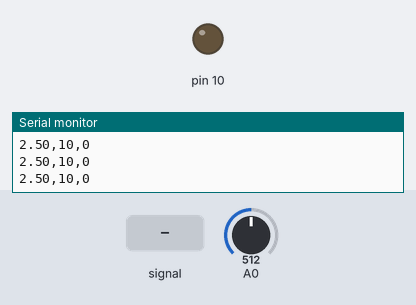
This sketch was run on a simulated Arduino Uno, built with avr-gcc and run on an emulated ATmega328P. On the bench: output pins drawn as LEDs (lit = HIGH), the last lines printed to the serial monitor. Inputs (shaded band) come from the test bench; at power-on: A0 = 512.

Above: at 1.2 s.
1.3 s: A0 fed a 2 Hz sine of ±306 counts around its level
At 1.8 s:
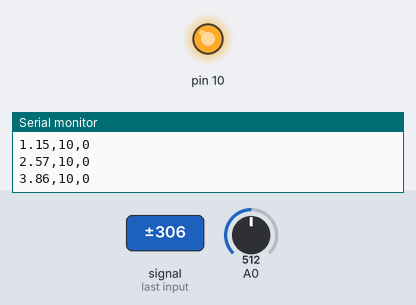
4.3 s: A0 set to 900
7.3 s: A0 set to 306
8.9 s: A0 set to 1010
At 9.08 s:
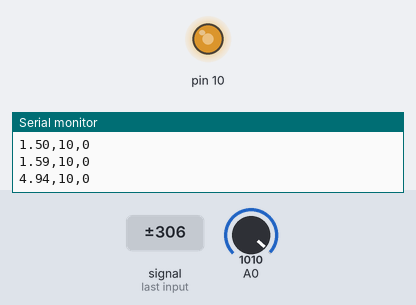
At 10.64 s:
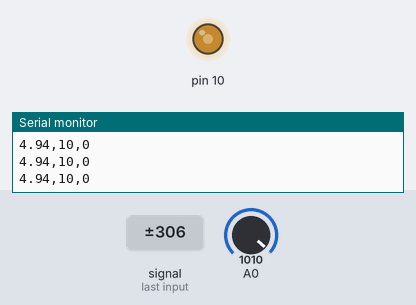
Timing chart, 0 to 12.9 s (numbered marks = the images above; inputs shaded):
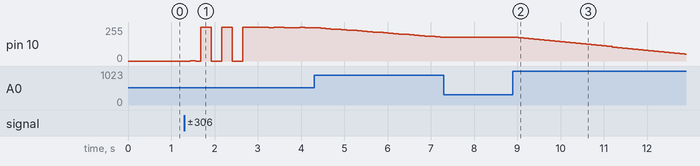

Measured:
- after the input at 1.3 s, pin 10: 0/255 → 2/255 after 0.14 s, → 0/255 0.12 s later, → 254/255 0.12 s later, → 0/255 0.24 s later, … (19 changes in this stretch)
- after the input at 8.9 s, pin 10: moves from 179/255 to 49/255 over 3.9 s, starting after 0.12 s

The sketch:

PID_Arduino.ino
```cpp
const float refcur = 2.5; //목표전압
const float Kp = 1; //비례게인
const float Ki = 0.1; //적분게인
const float Kd = 0.1; //미분게인

float x; //측정 결과


float dt; //미소시간
float pretime; //1개 전의 시간
float e,int_e,e_dot,pree;
uint8_t duty = 0; //컨트롤치 0~255
int up = 10; //가로축 작성용
int down = 0; //가로축 작성용

void setup() {
  Serial.begin(9600);
  pinMode(10,OUTPUT);
}

void loop() {
  analogWrite(10,duty); //10번 핀에 pwm으로 duty값 제어

  //이렇게 duty값으로 출력한 전류 값을 다시 A0핀이 읽어들여 변수 x에 저장한다.

  for(int i=0;i<1000;i++){
    x+=analogRead(A0); //x의 평균값을 계산하기 위해서 더함.
  }
  x = 5*x/1000/1023; //  5/1023 으로 아날로그 입력(0~1023)을 5볼트로 환산
                     //  1000으로 나눈 이유는 1000번 더했으므로, 평균을 구하기 위함.


  //////////////// PID 제어기 //////////////////
  dt = (micros() - pretime)/1000000;
  pretime = micros();

  e = refcur - x;  //오차
  int_e += e*dt;   //오차의 적분
  e_dot = (e-pree)/dt; //오차의 미분
  pree = e; //이전 오차값을 저장하여 다음 루프에서 사용.


  duty += Kp*e+Kd*e_dot+Ki*int_e; //PID계산한 값

  Serial.print(x);
  Serial.print(",");
  Serial.print(up);
  Serial.print(",");
  Serial.println(down);


}
```
